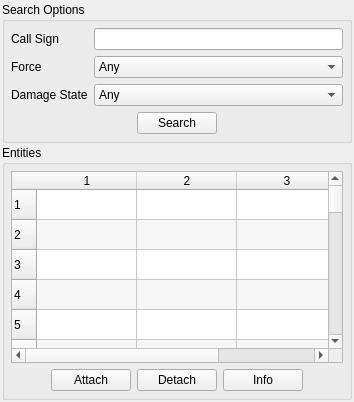
       <widget class="QWidget" name="mControlsSearchTab" >
        <attribute name="title" >
         <string>Search</string>
        </attribute>
        <layout class="QVBoxLayout" >
         <property name="spacing" >
          <number>2</number>
         </property>
         <property name="margin" >
          <number>2</number>
         </property>
         <item>
          <widget class="QGroupBox" name="mSearchOptionsGroupBox" >
           <property name="sizePolicy" >
            <sizepolicy vsizetype="Minimum" hsizetype="Expanding" >
             <horstretch>0</horstretch>
             <verstretch>0</verstretch>
            </sizepolicy>
           </property>
           <property name="title" >
            <string>Search Options</string>
           </property>
           <layout class="QVBoxLayout" >
            <property name="spacing" >
             <number>4</number>
            </property>
            <property name="margin" >
             <number>6</number>
            </property>
            <item>
             <widget class="QWidget" native="1" name="verticalLayout_500" >
              <property name="sizePolicy" >
               <sizepolicy vsizetype="Minimum" hsizetype="Preferred" >
                <horstretch>0</horstretch>
                <verstretch>0</verstretch>
               </sizepolicy>
              </property>
              <layout class="QVBoxLayout" >
               <property name="margin" >
                <number>0</number>
               </property>
               <item>
                <layout class="QGridLayout" >
                 <item row="0" column="0" >
                  <widget class="QLabel" name="mSearchCallSignLabel" >
                   <property name="text" >
                    <string>Call Sign</string>
                   </property>
                   <property name="buddy" >
                    <cstring>mSearchCallSignLineEdit</cstring>
                   </property>
                  </widget>
                 </item>
                 <item row="1" column="0" >
                  <widget class="QLabel" name="mSearchForceLabel" >
                   <property name="text" >
                    <string>Force</string>
                   </property>
                   <property name="buddy" >
                    <cstring>mSearchForceComboBox</cstring>
                   </property>
                  </widget>
                 </item>
                 <item row="1" column="1" >
                  <widget class="QComboBox" name="mSearchForceComboBox" >
                   <property name="toolTip" >
                    <string>The force of the entity or entities to search for. </string>
                   </property>
                   <property name="currentIndex" >
                    <number>5</number>
                   </property>
                   <item>
                    <property name="text" >
                     <string>OTHER</string>
                    </property>
                   </item>
                   <item>
                    <property name="text" >
                     <string>FRIENDLY</string>
                    </property>
                   </item>
                   <item>
                    <property name="text" >
                     <string>OPPOSING</string>
                    </property>
                   </item>
                   <item>
                    <property name="text" >
                     <string>NEUTRAL</string>
                    </property>
                   </item>
                   <item>
                    <property name="text" >
                     <string>INSURGENT</string>
                    </property>
                   </item>
                   <item>
                    <property name="text" >
                     <string>Any</string>
                    </property>
                   </item>
                  </widget>
                 </item>
                 <item row="2" column="1" >
                  <widget class="QComboBox" name="mSearchDamageStateComboBox" >
                   <property name="toolTip" >
                    <string>The damage state of the entity or entities to search for. </string>
                   </property>
                   <property name="currentIndex" >
                    <number>3</number>
                   </property>
                   <item>
                    <property name="text" >
                     <string>No Damage</string>
                    </property>
                   </item>
                   <item>
                    <property name="text" >
                     <string>Moderate Damage</string>
                    </property>
                   </item>
                   <item>
                    <property name="text" >
                     <string>Destroyed</string>
                    </property>
                   </item>
                   <item>
                    <property name="text" >
                     <string>Any</string>
                    </property>
                   </item>
                  </widget>
                 </item>
                 <item row="2" column="0" >
                  <widget class="QLabel" name="mSearchDamageStateLabel" >
                   <property name="text" >
                    <string>Damage State</string>
                   </property>
                   <property name="buddy" >
                    <cstring>mSearchDamageStateComboBox</cstring>
                   </property>
                  </widget>
                 </item>
                 <item row="0" column="1" >
                  <widget class="QLineEdit" name="mSearchCallSignLineEdit" >
                   <property name="toolTip" >
                    <string>The call sign of the entity or entities to search for. </string>
                   </property>
                  </widget>
                 </item>
                </layout>
               </item>
               <item>
                <layout class="QHBoxLayout" >
                 <item>
                  <spacer>
                   <property name="orientation" >
                    <enum>Qt::Horizontal</enum>
                   </property>
                   <property name="sizeHint" stdset="0" >
                    <size>
                     <width>40</width>
                     <height>20</height>
                    </size>
                   </property>
                  </spacer>
                 </item>
                 <item>
                  <widget class="QPushButton" name="mSearchSearchPushButton" >
                   <property name="text" >
                    <string>Search</string>
                   </property>
                  </widget>
                 </item>
                 <item>
                  <spacer>
                   <property name="orientation" >
                    <enum>Qt::Horizontal</enum>
                   </property>
                   <property name="sizeHint" stdset="0" >
                    <size>
                     <width>40</width>
                     <height>20</height>
                    </size>
                   </property>
                  </spacer>
                 </item>
                </layout>
               </item>
              </layout>
             </widget>
            </item>
           </layout>
          </widget>
         </item>
         <item>
          <widget class="QGroupBox" name="mSearchEntitiesGroupBox" >
           <property name="sizePolicy" >
            <sizepolicy vsizetype="Preferred" hsizetype="Preferred" >
             <horstretch>0</horstretch>
             <verstretch>10</verstretch>
            </sizepolicy>
           </property>
           <property name="title" >
            <string>Entities</string>
           </property>
           <layout class="QVBoxLayout" >
            <property name="spacing" >
             <number>4</number>
            </property>
            <property name="margin" >
             <number>6</number>
            </property>
            <item>
             <widget class="QWidget" native="1" name="verticalLayout_" >
              <layout class="QVBoxLayout" >
               <property name="margin" >
                <number>0</number>
               </property>
               <item>
                <widget class="QWidget" native="1" name="verticalLayout_6" >
                 <layout class="QVBoxLayout" >
                  <property name="margin" >
                   <number>0</number>
                  </property>
                  <item>
                   <layout class="QHBoxLayout" >
                    <item>
                     <widget class="QTableWidget" name="mSearchEntityTableWidget" >
                      <property name="sizePolicy" >
                       <sizepolicy vsizetype="Preferred" hsizetype="Preferred" >
                        <horstretch>0</horstretch>
                        <verstretch>0</verstretch>
                       </sizepolicy>
                      </property>
                      <property name="toolTip" >
                       <string>Double click a cellor press the Info button for the entity's info.</string>
                      </property>
                      <property name="alternatingRowColors" >
                       <bool>true</bool>
                      </property>
                      <property name="selectionMode" >
                       <enum>QAbstractItemView::SingleSelection</enum>
                      </property>
                      <property name="selectionBehavior" >
                       <enum>QAbstractItemView::SelectRows</enum>
                      </property>
                      <property name="sortingEnabled" >
                       <bool>true</bool>
                      </property>
                      <property name="rowCount" >
                       <number>100</number>
                      </property>
                      <property name="columnCount" >
                       <number>3</number>
                      </property>
                      <row/>
                      <row/>
                      <row/>
                      <row/>
                      <row/>
                      <row/>
                      <row/>
                      <row/>
                      <row/>
                      <row/>
                      <row/>
                      <row/>
                      <row/>
                      <row/>
                      <row/>
                      <row/>
                      <row/>
                      <row/>
                      <row/>
                      <row/>
                      <row/>
                      <row/>
                      <row/>
                      <row/>
                      <row/>
                      <row/>
                      <row/>
                      <row/>
                      <row/>
                      <row/>
                      <row/>
                      <row/>
                      <row/>
                      <row/>
                      <row/>
                      <row/>
                      <row/>
                      <row/>
                      <row/>
                      <row/>
                      <row/>
                      <row/>
                      <row/>
                      <row/>
                      <row/>
                      <row/>
                      <row/>
                      <row/>
                      <row/>
                      <row/>
                      <row/>
                      <row/>
                      <row/>
                      <row/>
                      <row/>
                      <row/>
                      <row/>
                      <row/>
                      <row/>
                      <row/>
                      <row/>
                      <row/>
                      <row/>
                      <row/>
                      <row/>
                      <row/>
                      <row/>
                      <row/>
                      <row/>
                      <row/>
                      <row/>
                      <row/>
                      <row/>
                      <row/>
                      <row/>
                      <row/>
                      <row/>
                      <row/>
                      <row/>
                      <row/>
                      <row/>
                      <row/>
                      <row/>
                      <row/>
                      <row/>
                      <row/>
                      <row/>
                      <row/>
                      <row/>
                      <row/>
                      <row/>
                      <row/>
                      <row/>
                      <row/>
                      <row/>
                      <row/>
                      <row/>
                      <row/>
                      <row/>
                      <row/>
                      <column/>
                      <column/>
                      <column/>
                     </widget>
                    </item>
                   </layout>
                  </item>
                  <item>
                   <layout class="QHBoxLayout" >
                    <item>
                     <spacer>
                      <property name="orientation" >
                       <enum>Qt::Horizontal</enum>
                      </property>
                      <property name="sizeHint" stdset="0" >
                       <size>
                        <width>40</width>
                        <height>20</height>
                       </size>
                      </property>
                     </spacer>
                    </item>
                    <item>
                     <widget class="QPushButton" name="mSearchAttachPushButton" >
                      <property name="toolTip" >
                       <string>Attach to the currently selected entity - causes the camera to follow the entity as it moves.</string>
                      </property>
                      <property name="text" >
                       <string>Attach</string>
                      </property>
                     </widget>
                    </item>
                    <item>
                     <widget class="QPushButton" name="mSearchDetachPushButton" >
                      <property name="toolTip" >
                       <string>Detach the camera so that it no longer moves with the curren tentity.</string>
                      </property>
                      <property name="text" >
                       <string>Detach</string>
                      </property>
                     </widget>
                    </item>
                    <item>
                     <widget class="QPushButton" name="mSearchInfoPushButton" >
                      <property name="toolTip" >
                       <string>Display information about the currently selected entity. </string>
                      </property>
                      <property name="text" >
                       <string>Info</string>
                      </property>
                     </widget>
                    </item>
                    <item>
                     <spacer>
                      <property name="orientation" >
                       <enum>Qt::Horizontal</enum>
                      </property>
                      <property name="sizeHint" stdset="0" >
                       <size>
                        <width>40</width>
                        <height>20</height>
                       </size>
                      </property>
                     </spacer>
                    </item>
                   </layout>
                  </item>
                 </layout>
                </widget>
               </item>
              </layout>
             </widget>
            </item>
           </layout>
          </widget>
         </item>
        </layout>
       </widget>
